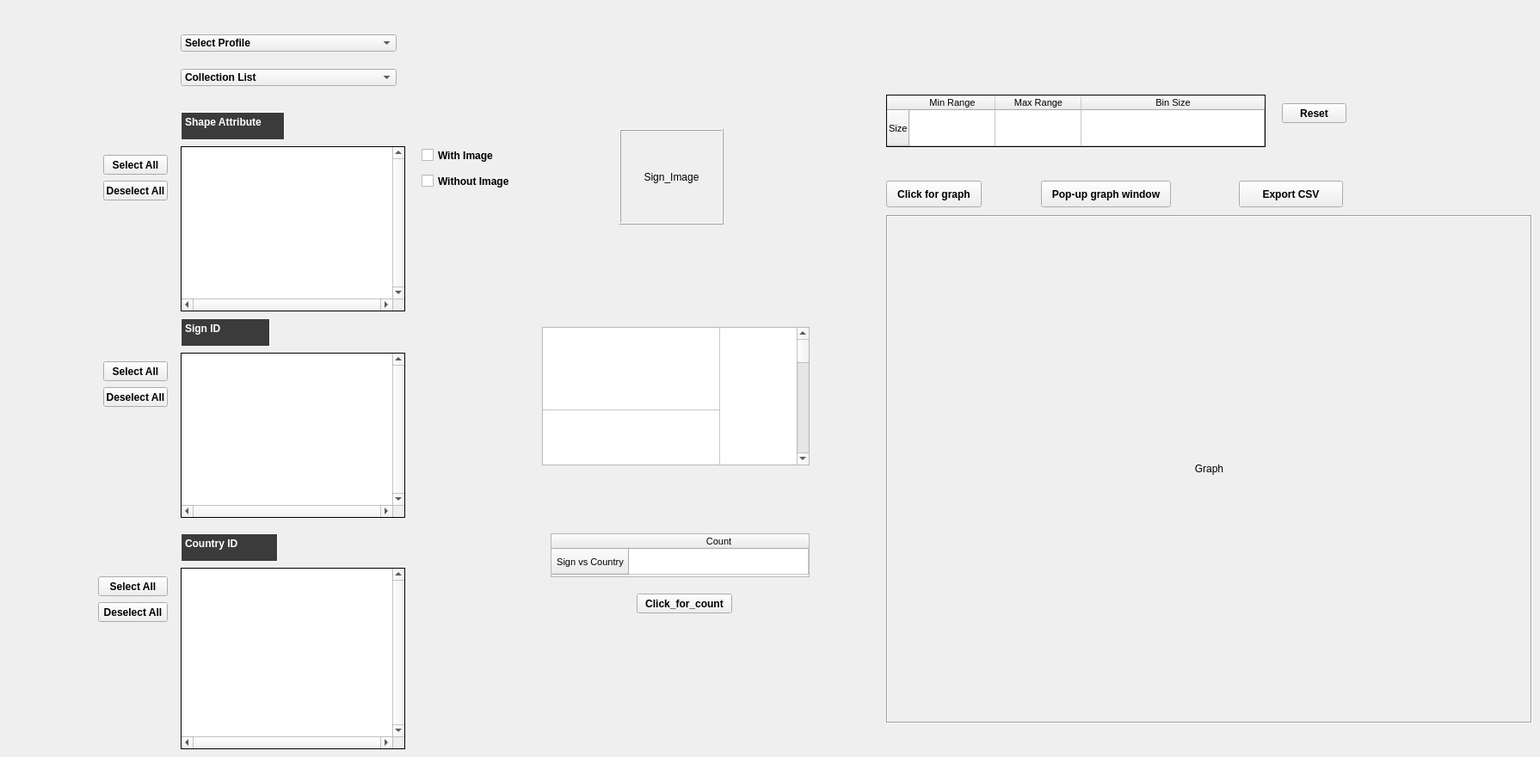
    <widget class="QWidget" name="page_3">
     <widget class="QPushButton" name="pushButton_3">
      <property name="geometry">
       <rect>
        <x>1210</x>
        <y>210</y>
        <width>151</width>
        <height>31</height>
       </rect>
      </property>
      <property name="font">
       <font>
        <weight>75</weight>
        <bold>true</bold>
       </font>
      </property>
      <property name="styleSheet">
       <string notr="true">color: rgb(0, 0, 0);
</string>
      </property>
      <property name="text">
       <string>Pop-up graph window</string>
      </property>
     </widget>
     <widget class="QListWidget" name="listWidget_3">
      <property name="geometry">
       <rect>
        <x>210</x>
        <y>170</y>
        <width>261</width>
        <height>192</height>
       </rect>
      </property>
      <property name="font">
       <font>
        <family>Segoe UI</family>
        <weight>75</weight>
        <bold>true</bold>
        <stylestrategy>PreferDefault</stylestrategy>
       </font>
      </property>
      <property name="mouseTracking">
       <bool>true</bool>
      </property>
      <property name="autoFillBackground">
       <bool>false</bool>
      </property>
      <property name="frameShape">
       <enum>QFrame::Box</enum>
      </property>
      <property name="frameShadow">
       <enum>QFrame::Plain</enum>
      </property>
      <property name="verticalScrollBarPolicy">
       <enum>Qt::ScrollBarAlwaysOn</enum>
      </property>
      <property name="horizontalScrollBarPolicy">
       <enum>Qt::ScrollBarAlwaysOn</enum>
      </property>
      <property name="tabKeyNavigation">
       <bool>true</bool>
      </property>
      <property name="alternatingRowColors">
       <bool>false</bool>
      </property>
      <property name="selectionMode">
       <enum>QAbstractItemView::MultiSelection</enum>
      </property>
      <property name="selectionBehavior">
       <enum>QAbstractItemView::SelectRows</enum>
      </property>
      <property name="movement">
       <enum>QListView::Free</enum>
      </property>
      <property name="sortingEnabled">
       <bool>true</bool>
      </property>
     </widget>
     <widget class="QTableWidget" name="tableWidget_2">
      <property name="geometry">
       <rect>
        <x>640</x>
        <y>620</y>
        <width>301</width>
        <height>51</height>
       </rect>
      </property>
      <property name="sizePolicy">
       <sizepolicy hsizetype="Maximum" vsizetype="Maximum">
        <horstretch>0</horstretch>
        <verstretch>0</verstretch>
       </sizepolicy>
      </property>
      <property name="font">
       <font>
        <family>MS Shell Dlg 2</family>
        <pointsize>8</pointsize>
        <weight>9</weight>
        <italic>false</italic>
        <bold>false</bold>
       </font>
      </property>
      <property name="styleSheet">
       <string notr="true">
font: 75 8pt &quot;MS Shell Dlg 2&quot;;
</string>
      </property>
      <property name="alternatingRowColors">
       <bool>true</bool>
      </property>
      <attribute name="horizontalHeaderStretchLastSection">
       <bool>true</bool>
      </attribute>
      <row>
       <property name="text">
        <string>Sign vs Country</string>
       </property>
       <property name="textAlignment">
        <set>AlignCenter</set>
       </property>
      </row>
      <column>
       <property name="text">
        <string>Count</string>
       </property>
      </column>
     </widget>
     <widget class="QPushButton" name="pushButton_6">
      <property name="geometry">
       <rect>
        <x>120</x>
        <y>420</y>
        <width>75</width>
        <height>23</height>
       </rect>
      </property>
      <property name="font">
       <font>
        <weight>75</weight>
        <bold>true</bold>
       </font>
      </property>
      <property name="styleSheet">
       <string notr="true">color: rgb(0, 0, 0);

</string>
      </property>
      <property name="text">
       <string>Select All</string>
      </property>
     </widget>
     <widget class="QPushButton" name="pushButton_5">
      <property name="geometry">
       <rect>
        <x>120</x>
        <y>210</y>
        <width>75</width>
        <height>23</height>
       </rect>
      </property>
      <property name="font">
       <font>
        <weight>75</weight>
        <bold>true</bold>
       </font>
      </property>
      <property name="styleSheet">
       <string notr="true">color: rgb(0, 0, 0);

</string>
      </property>
      <property name="text">
       <string>Deselect All</string>
      </property>
     </widget>
     <widget class="QPlainTextEdit" name="plainTextEdit_2">
      <property name="geometry">
       <rect>
        <x>210</x>
        <y>370</y>
        <width>104</width>
        <height>33</height>
       </rect>
      </property>
      <property name="font">
       <font>
        <pointsize>9</pointsize>
        <weight>75</weight>
        <bold>true</bold>
       </font>
      </property>
      <property name="layoutDirection">
       <enum>Qt::LeftToRight</enum>
      </property>
      <property name="autoFillBackground">
       <bool>true</bool>
      </property>
      <property name="styleSheet">
       <string notr="true">background-color: rgb(59, 59, 59);
color: rgb(255, 255, 255);</string>
      </property>
      <property name="frameShape">
       <enum>QFrame::Box</enum>
      </property>
      <property name="frameShadow">
       <enum>QFrame::Plain</enum>
      </property>
      <property name="lineWidth">
       <number>1</number>
      </property>
      <property name="verticalScrollBarPolicy">
       <enum>Qt::ScrollBarAlwaysOff</enum>
      </property>
      <property name="horizontalScrollBarPolicy">
       <enum>Qt::ScrollBarAlwaysOff</enum>
      </property>
      <property name="documentTitle">
       <string notr="true"/>
      </property>
      <property name="readOnly">
       <bool>true</bool>
      </property>
      <property name="plainText">
       <string>Sign ID</string>
      </property>
      <property name="backgroundVisible">
       <bool>true</bool>
      </property>
     </widget>
     <widget class="QPushButton" name="pushButton_4">
      <property name="geometry">
       <rect>
        <x>120</x>
        <y>180</y>
        <width>75</width>
        <height>23</height>
       </rect>
      </property>
      <property name="font">
       <font>
        <weight>75</weight>
        <bold>true</bold>
       </font>
      </property>
      <property name="styleSheet">
       <string notr="true">color: rgb(0, 0, 0);

</string>
      </property>
      <property name="text">
       <string>Select All</string>
      </property>
     </widget>
     <widget class="QLabel" name="label_5">
      <property name="geometry">
       <rect>
        <x>720</x>
        <y>150</y>
        <width>121</width>
        <height>111</height>
       </rect>
      </property>
      <property name="layoutDirection">
       <enum>Qt::LeftToRight</enum>
      </property>
      <property name="autoFillBackground">
       <bool>true</bool>
      </property>
      <property name="frameShape">
       <enum>QFrame::Box</enum>
      </property>
      <property name="frameShadow">
       <enum>QFrame::Raised</enum>
      </property>
      <property name="text">
       <string>Sign_Image</string>
      </property>
      <property name="scaledContents">
       <bool>true</bool>
      </property>
      <property name="alignment">
       <set>Qt::AlignCenter</set>
      </property>
     </widget>
     <widget class="QLabel" name="label_6">
      <property name="geometry">
       <rect>
        <x>1030</x>
        <y>250</y>
        <width>751</width>
        <height>591</height>
       </rect>
      </property>
      <property name="layoutDirection">
       <enum>Qt::LeftToRight</enum>
      </property>
      <property name="frameShape">
       <enum>QFrame::Box</enum>
      </property>
      <property name="frameShadow">
       <enum>QFrame::Sunken</enum>
      </property>
      <property name="text">
       <string>Graph</string>
      </property>
      <property name="textFormat">
       <enum>Qt::RichText</enum>
      </property>
      <property name="alignment">
       <set>Qt::AlignCenter</set>
      </property>
     </widget>
     <widget class="QPlainTextEdit" name="plainTextEdit_3">
      <property name="geometry">
       <rect>
        <x>210</x>
        <y>620</y>
        <width>113</width>
        <height>33</height>
       </rect>
      </property>
      <property name="font">
       <font>
        <pointsize>9</pointsize>
        <weight>75</weight>
        <bold>true</bold>
       </font>
      </property>
      <property name="autoFillBackground">
       <bool>true</bool>
      </property>
      <property name="styleSheet">
       <string notr="true">background-color: rgb(59, 59, 59);
color: rgb(255, 255, 255);</string>
      </property>
      <property name="frameShape">
       <enum>QFrame::Box</enum>
      </property>
      <property name="frameShadow">
       <enum>QFrame::Plain</enum>
      </property>
      <property name="lineWidth">
       <number>1</number>
      </property>
      <property name="verticalScrollBarPolicy">
       <enum>Qt::ScrollBarAlwaysOff</enum>
      </property>
      <property name="horizontalScrollBarPolicy">
       <enum>Qt::ScrollBarAlwaysOff</enum>
      </property>
      <property name="readOnly">
       <bool>true</bool>
      </property>
      <property name="plainText">
       <string>Country ID</string>
      </property>
      <property name="backgroundVisible">
       <bool>true</bool>
      </property>
     </widget>
     <widget class="QComboBox" name="comboBox_3">
      <property name="enabled">
       <bool>true</bool>
      </property>
      <property name="geometry">
       <rect>
        <x>210</x>
        <y>80</y>
        <width>251</width>
        <height>20</height>
       </rect>
      </property>
      <property name="font">
       <font>
        <weight>75</weight>
        <bold>true</bold>
       </font>
      </property>
      <property name="autoFillBackground">
       <bool>true</bool>
      </property>
      <property name="styleSheet">
       <string notr="true">color: rgb(0, 0, 0);

</string>
      </property>
      <property name="editable">
       <bool>false</bool>
      </property>
      <property name="currentIndex">
       <number>0</number>
      </property>
      <property name="maxVisibleItems">
       <number>30</number>
      </property>
      <property name="maxCount">
       <number>400</number>
      </property>
      <property name="sizeAdjustPolicy">
       <enum>QComboBox::AdjustToMinimumContentsLength</enum>
      </property>
      <property name="minimumContentsLength">
       <number>30</number>
      </property>
      <item>
       <property name="text">
        <string>Collection List</string>
       </property>
      </item>
     </widget>
     <widget class="QComboBox" name="comboBox_7">
      <property name="enabled">
       <bool>true</bool>
      </property>
      <property name="geometry">
       <rect>
        <x>210</x>
        <y>40</y>
        <width>251</width>
        <height>20</height>
       </rect>
      </property>
      <property name="font">
       <font>
        <weight>75</weight>
        <bold>true</bold>
       </font>
      </property>
      <property name="styleSheet">
       <string notr="true">color: rgb(0, 0, 0);
</string>
      </property>
      <property name="sizeAdjustPolicy">
       <enum>QComboBox::AdjustToContentsOnFirstShow</enum>
      </property>
      <item>
       <property name="text">
        <string>Select Profile</string>
       </property>
      </item>
      <item>
       <property name="text">
        <string>Histogram Height</string>
       </property>
      </item>
      <item>
       <property name="text">
        <string>Histogram Width</string>
       </property>
      </item>
      <item>
       <property name="text">
        <string>Scale Height</string>
       </property>
      </item>
      <item>
       <property name="text">
        <string>Scale Width</string>
       </property>
      </item>
      <item>
       <property name="text">
        <string>Aspect Ratio</string>
       </property>
      </item>
     </widget>
     <widget class="QPlainTextEdit" name="plainTextEdit">
      <property name="geometry">
       <rect>
        <x>210</x>
        <y>130</y>
        <width>121</width>
        <height>33</height>
       </rect>
      </property>
      <property name="font">
       <font>
        <pointsize>9</pointsize>
        <weight>75</weight>
        <bold>true</bold>
       </font>
      </property>
      <property name="layoutDirection">
       <enum>Qt::LeftToRight</enum>
      </property>
      <property name="autoFillBackground">
       <bool>true</bool>
      </property>
      <property name="styleSheet">
       <string notr="true">background-color: rgb(59, 59, 59);
color: rgb(255, 255, 255);</string>
      </property>
      <property name="frameShape">
       <enum>QFrame::Box</enum>
      </property>
      <property name="frameShadow">
       <enum>QFrame::Plain</enum>
      </property>
      <property name="lineWidth">
       <number>1</number>
      </property>
      <property name="verticalScrollBarPolicy">
       <enum>Qt::ScrollBarAlwaysOff</enum>
      </property>
      <property name="horizontalScrollBarPolicy">
       <enum>Qt::ScrollBarAlwaysOff</enum>
      </property>
      <property name="readOnly">
       <bool>true</bool>
      </property>
      <property name="plainText">
       <string notr="true">Shape Attribute</string>
      </property>
      <property name="backgroundVisible">
       <bool>true</bool>
      </property>
     </widget>
     <widget class="QTableWidget" name="tableWidget_3">
      <property name="geometry">
       <rect>
        <x>1030</x>
        <y>110</y>
        <width>441</width>
        <height>61</height>
       </rect>
      </property>
      <property name="font">
       <font>
        <family>MS Shell Dlg 2</family>
        <pointsize>8</pointsize>
        <weight>9</weight>
        <italic>false</italic>
        <bold>false</bold>
       </font>
      </property>
      <property name="styleSheet">
       <string notr="true">
font: 75 8pt &quot;MS Shell Dlg 2&quot;;
</string>
      </property>
      <property name="frameShape">
       <enum>QFrame::Box</enum>
      </property>
      <property name="frameShadow">
       <enum>QFrame::Plain</enum>
      </property>
      <attribute name="horizontalHeaderStretchLastSection">
       <bool>true</bool>
      </attribute>
      <attribute name="verticalHeaderStretchLastSection">
       <bool>true</bool>
      </attribute>
      <row>
       <property name="text">
        <string>Size</string>
       </property>
      </row>
      <column>
       <property name="text">
        <string>Min Range</string>
       </property>
      </column>
      <column>
       <property name="text">
        <string>Max Range</string>
       </property>
      </column>
      <column>
       <property name="text">
        <string>Bin Size</string>
       </property>
      </column>
     </widget>
     <widget class="QTableWidget" name="tableWidget">
      <property name="enabled">
       <bool>true</bool>
      </property>
      <property name="geometry">
       <rect>
        <x>630</x>
        <y>380</y>
        <width>311</width>
        <height>161</height>
       </rect>
      </property>
      <property name="sizePolicy">
       <sizepolicy hsizetype="Expanding" vsizetype="Expanding">
        <horstretch>0</horstretch>
        <verstretch>0</verstretch>
       </sizepolicy>
      </property>
      <property name="maximumSize">
       <size>
        <width>1000</width>
        <height>1000</height>
       </size>
      </property>
      <property name="font">
       <font>
        <family>MS Shell Dlg 2</family>
        <pointsize>8</pointsize>
        <weight>9</weight>
        <italic>false</italic>
        <bold>false</bold>
       </font>
      </property>
      <property name="mouseTracking">
       <bool>true</bool>
      </property>
      <property name="contextMenuPolicy">
       <enum>Qt::NoContextMenu</enum>
      </property>
      <property name="accessibleName">
       <string/>
      </property>
      <property name="accessibleDescription">
       <string notr="true"/>
      </property>
      <property name="layoutDirection">
       <enum>Qt::LeftToRight</enum>
      </property>
      <property name="autoFillBackground">
       <bool>false</bool>
      </property>
      <property name="styleSheet">
       <string notr="true">
font: 75 8pt &quot;MS Shell Dlg 2&quot;;

</string>
      </property>
      <property name="frameShape">
       <enum>QFrame::StyledPanel</enum>
      </property>
      <property name="frameShadow">
       <enum>QFrame::Sunken</enum>
      </property>
      <property name="lineWidth">
       <number>0</number>
      </property>
      <property name="midLineWidth">
       <number>0</number>
      </property>
      <property name="verticalScrollBarPolicy">
       <enum>Qt::ScrollBarAsNeeded</enum>
      </property>
      <property name="horizontalScrollBarPolicy">
       <enum>Qt::ScrollBarAsNeeded</enum>
      </property>
      <property name="autoScroll">
       <bool>true</bool>
      </property>
      <property name="autoScrollMargin">
       <number>16</number>
      </property>
      <property name="editTriggers">
       <set>QAbstractItemView::NoEditTriggers</set>
      </property>
      <property name="dragEnabled">
       <bool>true</bool>
      </property>
      <property name="alternatingRowColors">
       <bool>false</bool>
      </property>
      <property name="selectionMode">
       <enum>QAbstractItemView::NoSelection</enum>
      </property>
      <property name="selectionBehavior">
       <enum>QAbstractItemView::SelectColumns</enum>
      </property>
      <property name="iconSize">
       <size>
        <width>6</width>
        <height>6</height>
       </size>
      </property>
      <property name="textElideMode">
       <enum>Qt::ElideNone</enum>
      </property>
      <property name="verticalScrollMode">
       <enum>QAbstractItemView::ScrollPerItem</enum>
      </property>
      <property name="horizontalScrollMode">
       <enum>QAbstractItemView::ScrollPerPixel</enum>
      </property>
      <property name="showGrid">
       <bool>true</bool>
      </property>
      <property name="gridStyle">
       <enum>Qt::SolidLine</enum>
      </property>
      <property name="sortingEnabled">
       <bool>false</bool>
      </property>
      <property name="wordWrap">
       <bool>false</bool>
      </property>
      <property name="cornerButtonEnabled">
       <bool>false</bool>
      </property>
      <attribute name="horizontalHeaderVisible">
       <bool>false</bool>
      </attribute>
      <attribute name="horizontalHeaderCascadingSectionResizes">
       <bool>false</bool>
      </attribute>
      <attribute name="horizontalHeaderDefaultSectionSize">
       <number>206</number>
      </attribute>
      <attribute name="horizontalHeaderHighlightSections">
       <bool>false</bool>
      </attribute>
      <attribute name="horizontalHeaderMinimumSectionSize">
       <number>30</number>
      </attribute>
      <attribute name="horizontalHeaderShowSortIndicator" stdset="0">
       <bool>false</bool>
      </attribute>
      <attribute name="horizontalHeaderStretchLastSection">
       <bool>false</bool>
      </attribute>
      <attribute name="verticalHeaderVisible">
       <bool>false</bool>
      </attribute>
      <attribute name="verticalHeaderCascadingSectionResizes">
       <bool>true</bool>
      </attribute>
      <attribute name="verticalHeaderDefaultSectionSize">
       <number>31</number>
      </attribute>
      <attribute name="verticalHeaderHighlightSections">
       <bool>true</bool>
      </attribute>
      <attribute name="verticalHeaderMinimumSectionSize">
       <number>96</number>
      </attribute>
      <attribute name="verticalHeaderShowSortIndicator" stdset="0">
       <bool>false</bool>
      </attribute>
      <attribute name="verticalHeaderStretchLastSection">
       <bool>false</bool>
      </attribute>
      <row>
       <property name="text">
        <string>Selected_profile</string>
       </property>
      </row>
      <row>
       <property name="text">
        <string>Collection_list</string>
       </property>
      </row>
      <row>
       <property name="text">
        <string>Shape_Attribute</string>
       </property>
      </row>
      <row>
       <property name="text">
        <string>Sign_ID</string>
       </property>
      </row>
      <row>
       <property name="text">
        <string>Country_ID</string>
       </property>
      </row>
      <column>
       <property name="text">
        <string notr="true">Selected_items</string>
       </property>
       <property name="textAlignment">
        <set>AlignCenter</set>
       </property>
      </column>
      <item row="0" column="0">
       <property name="text">
        <string notr="true"/>
       </property>
       <property name="flags">
        <set>ItemIsUserCheckable|ItemIsEnabled</set>
       </property>
      </item>
      <item row="1" column="0">
       <property name="text">
        <string/>
       </property>
       <property name="flags">
        <set>ItemIsUserCheckable|ItemIsEnabled</set>
       </property>
      </item>
      <item row="2" column="0">
       <property name="text">
        <string/>
       </property>
       <property name="flags">
        <set>ItemIsUserCheckable|ItemIsEnabled</set>
       </property>
      </item>
      <item row="3" column="0">
       <property name="text">
        <string notr="true"/>
       </property>
       <property name="toolTip">
        <string notr="true"/>
       </property>
       <property name="whatsThis">
        <string notr="true"/>
       </property>
       <property name="font">
        <font>
         <stylestrategy>NoAntialias</stylestrategy>
         <kerning>false</kerning>
        </font>
       </property>
       <property name="textAlignment">
        <set>AlignJustify|AlignVCenter</set>
       </property>
       <property name="flags">
        <set>ItemIsUserCheckable|ItemIsEnabled</set>
       </property>
      </item>
      <item row="4" column="0">
       <property name="text">
        <string/>
       </property>
       <property name="flags">
        <set>ItemIsUserCheckable|ItemIsEnabled</set>
       </property>
      </item>
     </widget>
     <widget class="QPushButton" name="pushButton">
      <property name="geometry">
       <rect>
        <x>1030</x>
        <y>210</y>
        <width>111</width>
        <height>31</height>
       </rect>
      </property>
      <property name="font">
       <font>
        <weight>75</weight>
        <bold>true</bold>
       </font>
      </property>
      <property name="styleSheet">
       <string notr="true">color: rgb(0, 0, 0);

</string>
      </property>
      <property name="text">
       <string>Click for graph</string>
      </property>
     </widget>
     <widget class="QPushButton" name="pushButton_10">
      <property name="geometry">
       <rect>
        <x>1440</x>
        <y>210</y>
        <width>121</width>
        <height>31</height>
       </rect>
      </property>
      <property name="font">
       <font>
        <weight>75</weight>
        <bold>true</bold>
       </font>
      </property>
      <property name="styleSheet">
       <string notr="true">color: rgb(0, 0, 0);
</string>
      </property>
      <property name="text">
       <string>Export CSV</string>
      </property>
     </widget>
     <widget class="QListWidget" name="listWidget">
      <property name="geometry">
       <rect>
        <x>210</x>
        <y>660</y>
        <width>261</width>
        <height>211</height>
       </rect>
      </property>
      <property name="sizePolicy">
       <sizepolicy hsizetype="Expanding" vsizetype="Expanding">
        <horstretch>0</horstretch>
        <verstretch>0</verstretch>
       </sizepolicy>
      </property>
      <property name="maximumSize">
       <size>
        <width>16777215</width>
        <height>249</height>
       </size>
      </property>
      <property name="font">
       <font>
        <weight>75</weight>
        <bold>true</bold>
       </font>
      </property>
      <property name="mouseTracking">
       <bool>true</bool>
      </property>
      <property name="frameShape">
       <enum>QFrame::Box</enum>
      </property>
      <property name="frameShadow">
       <enum>QFrame::Plain</enum>
      </property>
      <property name="verticalScrollBarPolicy">
       <enum>Qt::ScrollBarAlwaysOn</enum>
      </property>
      <property name="horizontalScrollBarPolicy">
       <enum>Qt::ScrollBarAlwaysOn</enum>
      </property>
      <property name="autoScroll">
       <bool>true</bool>
      </property>
      <property name="editTriggers">
       <set>QAbstractItemView::DoubleClicked|QAbstractItemView::EditKeyPressed|QAbstractItemView::SelectedClicked</set>
      </property>
      <property name="tabKeyNavigation">
       <bool>true</bool>
      </property>
      <property name="alternatingRowColors">
       <bool>false</bool>
      </property>
      <property name="selectionMode">
       <enum>QAbstractItemView::MultiSelection</enum>
      </property>
      <property name="selectionBehavior">
       <enum>QAbstractItemView::SelectRows</enum>
      </property>
      <property name="horizontalScrollMode">
       <enum>QAbstractItemView::ScrollPerItem</enum>
      </property>
      <property name="movement">
       <enum>QListView::Free</enum>
      </property>
      <property name="selectionRectVisible">
       <bool>true</bool>
      </property>
      <property name="currentRow">
       <number>-1</number>
      </property>
      <property name="sortingEnabled">
       <bool>true</bool>
      </property>
     </widget>
     <widget class="QPushButton" name="pushButton_9">
      <property name="geometry">
       <rect>
        <x>114</x>
        <y>700</y>
        <width>81</width>
        <height>23</height>
       </rect>
      </property>
      <property name="font">
       <font>
        <weight>75</weight>
        <bold>true</bold>
       </font>
      </property>
      <property name="styleSheet">
       <string notr="true">color: rgb(0, 0, 0);
</string>
      </property>
      <property name="text">
       <string>Deselect All</string>
      </property>
     </widget>
     <widget class="QPushButton" name="pushButton_8">
      <property name="geometry">
       <rect>
        <x>114</x>
        <y>670</y>
        <width>81</width>
        <height>23</height>
       </rect>
      </property>
      <property name="font">
       <font>
        <weight>75</weight>
        <bold>true</bold>
       </font>
      </property>
      <property name="styleSheet">
       <string notr="true">color: rgb(0, 0, 0);

</string>
      </property>
      <property name="text">
       <string>Select All</string>
      </property>
     </widget>
     <widget class="QPushButton" name="pushButton_11">
      <property name="geometry">
       <rect>
        <x>1490</x>
        <y>120</y>
        <width>75</width>
        <height>23</height>
       </rect>
      </property>
      <property name="font">
       <font>
        <weight>75</weight>
        <bold>true</bold>
       </font>
      </property>
      <property name="styleSheet">
       <string notr="true">color: rgb(0, 0, 0);

</string>
      </property>
      <property name="text">
       <string>Reset</string>
      </property>
     </widget>
     <widget class="QPushButton" name="pushButton_7">
      <property name="geometry">
       <rect>
        <x>120</x>
        <y>450</y>
        <width>75</width>
        <height>23</height>
       </rect>
      </property>
      <property name="font">
       <font>
        <weight>75</weight>
        <bold>true</bold>
       </font>
      </property>
      <property name="styleSheet">
       <string notr="true">color: rgb(0, 0, 0);

</string>
      </property>
      <property name="text">
       <string>Deselect All</string>
      </property>
     </widget>
     <widget class="QListWidget" name="listWidget_2">
      <property name="geometry">
       <rect>
        <x>210</x>
        <y>410</y>
        <width>261</width>
        <height>192</height>
       </rect>
      </property>
      <property name="font">
       <font>
        <weight>75</weight>
        <bold>true</bold>
       </font>
      </property>
      <property name="mouseTracking">
       <bool>true</bool>
      </property>
      <property name="frameShape">
       <enum>QFrame::Box</enum>
      </property>
      <property name="frameShadow">
       <enum>QFrame::Plain</enum>
      </property>
      <property name="verticalScrollBarPolicy">
       <enum>Qt::ScrollBarAlwaysOn</enum>
      </property>
      <property name="horizontalScrollBarPolicy">
       <enum>Qt::ScrollBarAlwaysOn</enum>
      </property>
      <property name="tabKeyNavigation">
       <bool>true</bool>
      </property>
      <property name="alternatingRowColors">
       <bool>false</bool>
      </property>
      <property name="selectionMode">
       <enum>QAbstractItemView::MultiSelection</enum>
      </property>
      <property name="selectionBehavior">
       <enum>QAbstractItemView::SelectRows</enum>
      </property>
      <property name="movement">
       <enum>QListView::Free</enum>
      </property>
      <property name="currentRow">
       <number>-1</number>
      </property>
      <property name="sortingEnabled">
       <bool>true</bool>
      </property>
     </widget>
     <widget class="QPushButton" name="pushButton_2">
      <property name="geometry">
       <rect>
        <x>740</x>
        <y>690</y>
        <width>111</width>
        <height>23</height>
       </rect>
      </property>
      <property name="font">
       <font>
        <weight>75</weight>
        <bold>true</bold>
       </font>
      </property>
      <property name="styleSheet">
       <string notr="true">color: rgb(0, 0, 0);

</string>
      </property>
      <property name="text">
       <string>Click_for_count</string>
      </property>
     </widget>
     <widget class="QCheckBox" name="checkBox">
      <property name="geometry">
       <rect>
        <x>490</x>
        <y>170</y>
        <width>121</width>
        <height>21</height>
       </rect>
      </property>
      <property name="font">
       <font>
        <weight>75</weight>
        <bold>true</bold>
       </font>
      </property>
      <property name="styleSheet">
       <string notr="true">
color: rgb(0, 0, 0);
</string>
      </property>
      <property name="text">
       <string>With Image</string>
      </property>
     </widget>
     <widget class="QCheckBox" name="checkBox_2">
      <property name="geometry">
       <rect>
        <x>490</x>
        <y>200</y>
        <width>121</width>
        <height>21</height>
       </rect>
      </property>
      <property name="font">
       <font>
        <weight>75</weight>
        <bold>true</bold>
       </font>
      </property>
      <property name="styleSheet">
       <string notr="true">
color: rgb(0, 0, 0);
</string>
      </property>
      <property name="text">
       <string>Without Image</string>
      </property>
     </widget>
    </widget>
